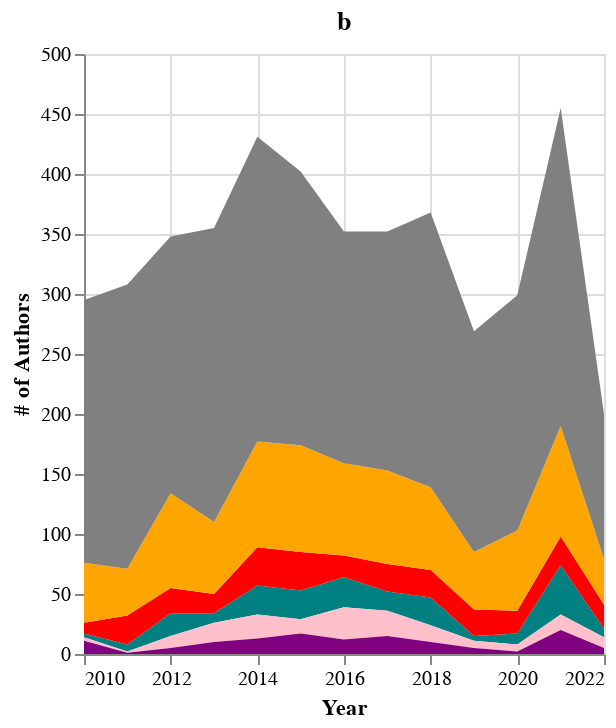

Write notebook code for a chart like this one.
### Code cell
source = country_ts

country_stacked_chart = alt.Chart(transform_year(source)).mark_area().encode(
    x = alt.X(
        'year',
        title = 'Year'
    ),
    y=alt.Y(
        "freq:Q",
        title = '# of Authors'
    ),
    color=alt.Color(
        "country:N",
        title = 'Country/Region',
        legend = None,
        scale = alt.Scale(
            domain = countries,
            range = country_colors
        )
    )
).properties(
    title = 'b',
    height=300,
    width=260
)

country_stacked_chart

### Figure 1 — Vega-Lite specification as saved in the notebook (floating-point values rounded to 4 significant figures)
{"config": {"view": {"continuousWidth": 400, "continuousHeight": 300}}, "data": {"name": "data-4582d06ddd45e8201e05f9691a899738"}, "mark": "area", "encoding": {"color": {"field": "country", "legend": null, "scale": {"domain": ["US", "Other", "Netherlands", "Germany", "United Kimdom", "Israel"], "range": ["grey", "orange", "red", "teal", "pink", "purple"]}, "title": "Country/Region", "type": "nominal"}, "x": {"field": "year", "title": "Year", "type": "temporal"}, "y": {"field": "freq", "title": "# of Authors", "type": "quantitative"}}, "height": 300, "title": "b", "width": 260, "$schema": "https://vega.github.io/schema/vega-lite/v4.17.0.json", "datasets": {"data-4582d06ddd45e8201e05f9691a899738": [{"year": "2010-01-01T00:00:00", "country": "Germany", "freq": 3, "year total": 295, "prop": 0.01}, {"year": "2010-01-01T00:00:00", "country": "United Kimdom", "freq": 3, "year total": 295, "prop": 0.01}, {"year": "2010-01-01T00:00:00", "country": "Israel", "freq": 11, "year total": 295, "prop": 0.037}, {"year": "2010-01-01T00:00:00", "country": "Netherlands", "freq": 9, "year total": 295, "prop": 0.031}, {"year": "2010-01-01T00:00:00", "country": "Other", "freq": 50, "year total": 295, "prop": 0.169}, {"year": "2010-01-01T00:00:00", "country": "US", "freq": 219, "year total": 295, "prop": 0.742}, {"year": "2011-01-01T00:00:00", "country": "Germany", "freq": 6, "year total": 308, "prop": 0.019}, {"year": "2011-01-01T00:00:00", "country": "United Kimdom", "freq": 1, "year total": 308, "prop": 0.003}, {"year": "2011-01-01T00:00:00", "country": "Israel", "freq": 1, "year total": 308, "prop": 0.003}, {"year": "2011-01-01T00:00:00", "country": "Netherlands", "freq": 24, "year total": 308, "prop": 0.078}, {"year": "2011-01-01T00:00:00", "country": "Other", "freq": 39, "year total": 308, "prop": 0.127}, {"year": "2011-01-01T00:00:00", "country": "US", "freq": 237, "year total": 308, "prop": 0.769}, {"year": "2012-01-01T00:00:00", "country": "Germany", "freq": 19, "year total": 348, "prop": 0.055}, {"year": "2012-01-01T00:00:00", "country": "United Kimdom", "freq": 10, "year total": 348, "prop": 0.029}, {"year": "2012-01-01T00:00:00", "country": "Israel", "freq": 5, "year total": 348, "prop": 0.014}, {"year": "2012-01-01T00:00:00", "country": "Netherlands", "freq": 21, "year total": 348, "prop": 0.06}, {"year": "2012-01-01T00:00:00", "country": "Other", "freq": 79, "year total": 348, "prop": 0.227}, {"year": "2012-01-01T00:00:00", "country": "US", "freq": 214, "year total": 348, "prop": 0.615}, {"year": "2013-01-01T00:00:00", "country": "Germany", "freq": 8, "year total": 355, "prop": 0.023}, {"year": "2013-01-01T00:00:00", "country": "United Kimdom", "freq": 16, "year total": 355, "prop": 0.045}, {"year": "2013-01-01T00:00:00", "country": "Israel", "freq": 10, "year total": 355, "prop": 0.028}, {"year": "2013-01-01T00:00:00", "country": "Netherlands", "freq": 16, "year total": 355, "prop": 0.045}, {"year": "2013-01-01T00:00:00", "country": "Other", "freq": 60, "year total": 355, "prop": 0.169}, {"year": "2013-01-01T00:00:00", "country": "US", "freq": 245, "year total": 355, "prop": 0.69}, {"year": "2014-01-01T00:00:00", "country": "Germany", "freq": 24, "year total": 431, "prop": 0.056}, {"year": "2014-01-01T00:00:00", "country": "United Kimdom", "freq": 20, "year total": 431, "prop": 0.046}, {"year": "2014-01-01T00:00:00", "country": "Israel", "freq": 13, "year total": 431, "prop": 0.03}, {"year": "2014-01-01T00:00:00", "country": "Netherlands", "freq": 32, "year total": 431, "prop": 0.074}, {"year": "2014-01-01T00:00:00", "country": "Other", "freq": 88, "year total": 431, "prop": 0.204}, {"year": "2014-01-01T00:00:00", "country": "US", "freq": 254, "year total": 431, "prop": 0.589}, {"year": "2015-01-01T00:00:00", "country": "Germany", "freq": 24, "year total": 402, "prop": 0.06}, {"year": "2015-01-01T00:00:00", "country": "United Kimdom", "freq": 12, "year total": 402, "prop": 0.03}, {"year": "2015-01-01T00:00:00", "country": "Israel", "freq": 17, "year total": 402, "prop": 0.042}, {"year": "2015-01-01T00:00:00", "country": "Netherlands", "freq": 32, "year total": 402, "prop": 0.08}, {"year": "2015-01-01T00:00:00", "country": "Other", "freq": 89, "year total": 402, "prop": 0.221}, {"year": "2015-01-01T00:00:00", "country": "US", "freq": 228, "year total": 402, "prop": 0.567}, {"year": "2016-01-01T00:00:00", "country": "Germany", "freq": 25, "year total": 352, "prop": 0.071}, {"year": "2016-01-01T00:00:00", "country": "United Kimdom", "freq": 27, "year total": 352, "prop": 0.077}, {"year": "2016-01-01T00:00:00", "country": "Israel", "freq": 12, "year total": 352, "prop": 0.034}, {"year": "2016-01-01T00:00:00", "country": "Netherlands", "freq": 18, "year total": 352, "prop": 0.051}, {"year": "2016-01-01T00:00:00", "country": "Other", "freq": 77, "year total": 352, "prop": 0.219}, {"year": "2016-01-01T00:00:00", "country": "US", "freq": 193, "year total": 352, "prop": 0.548}, {"year": "2017-01-01T00:00:00", "country": "Germany", "freq": 16, "year total": 352, "prop": 0.045}, {"year": "2017-01-01T00:00:00", "country": "United Kimdom", "freq": 21, "year total": 352, "prop": 0.06}, {"year": "2017-01-01T00:00:00", "country": "Israel", "freq": 15, "year total": 352, "prop": 0.043}, {"year": "2017-01-01T00:00:00", "country": "Netherlands", "freq": 23, "year total": 352, "prop": 0.065}, {"year": "2017-01-01T00:00:00", "country": "Other", "freq": 78, "year total": 352, "prop": 0.222}, {"year": "2017-01-01T00:00:00", "country": "US", "freq": 199, "year total": 352, "prop": 0.565}, {"year": "2018-01-01T00:00:00", "country": "Germany", "freq": 23, "year total": 368, "prop": 0.062}, {"year": "2018-01-01T00:00:00", "country": "United Kimdom", "freq": 14, "year total": 368, "prop": 0.038}, {"year": "2018-01-01T00:00:00", "country": "Israel", "freq": 10, "year total": 368, "prop": 0.027}, {"year": "2018-01-01T00:00:00", "country": "Netherlands", "freq": 23, "year total": 368, "prop": 0.062}, {"year": "2018-01-01T00:00:00", "country": "Other", "freq": 69, "year total": 368, "prop": 0.188}, {"year": "2018-01-01T00:00:00", "country": "US", "freq": 229, "year total": 368, "prop": 0.622}, {"year": "2019-01-01T00:00:00", "country": "Germany", "freq": 4, "year total": 269, "prop": 0.015}, {"year": "2019-01-01T00:00:00", "country": "United Kimdom", "freq": 6, "year total": 269, "prop": 0.022}, {"year": "2019-01-01T00:00:00", "country": "Israel", "freq": 5, "year total": 269, "prop": 0.019}, {"year": "2019-01-01T00:00:00", "country": "Netherlands", "freq": 22, "year total": 269, "prop": 0.082}, {"year": "2019-01-01T00:00:00", "country": "Other", "freq": 48, "year total": 269, "prop": 0.178}, {"year": "2019-01-01T00:00:00", "country": "US", "freq": 184, "year total": 269, "prop": 0.684}, {"year": "2020-01-01T00:00:00", "country": "Germany", "freq": 9, "year total": 299, "prop": 0.03}, {"year": "2020-01-01T00:00:00", "country": "United Kimdom", "freq": 6, "year total": 299, "prop": 0.02}, {"year": "2020-01-01T00:00:00", "country": "Israel", "freq": 2, "year total": 299, "prop": 0.007}, {"year": "2020-01-01T00:00:00", "country": "Netherlands", "freq": 19, "year total": 299, "prop": 0.064}, {"year": "2020-01-01T00:00:00", "country": "Other", "freq": 67, "year total": 299, "prop": 0.224}, {"year": "2020-01-01T00:00:00", "country": "US", "freq": 196, "year total": 299, "prop": 0.656}, {"year": "2021-01-01T00:00:00", "country": "Germany", "freq": 41, "year total": 455, "prop": 0.09}, {"year": "2021-01-01T00:00:00", "country": "United Kimdom", "freq": 13, "year total": 455, "prop": 0.029}, {"year": "2021-01-01T00:00:00", "country": "Israel", "freq": 20, "year total": 455, "prop": 0.044}, {"year": "2021-01-01T00:00:00", "country": "Netherlands", "freq": 24, "year total": 455, "prop": 0.053}, {"year": "2021-01-01T00:00:00", "country": "Other", "freq": 92, "year total": 455, "prop": 0.202}, {"year": "2021-01-01T00:00:00", "country": "US", "freq": 265, "year total": 455, "prop": 0.582}, {"year": "2022-01-01T00:00:00", "country": "Germany", "freq": 7, "year total": 200, "prop": 0.035}, {"year": "2022-01-01T00:00:00", "country": "United Kimdom", "freq": 9, "year total": 200, "prop": 0.045}, {"year": "2022-01-01T00:00:00", "country": "Israel", "freq": 5, "year total": 200, "prop": 0.025}, {"year": "2022-01-01T00:00:00", "country": "Netherlands", "freq": 20, "year total": 200, "prop": 0.1}, {"year": "2022-01-01T00:00:00", "country": "Other", "freq": 38, "year total": 200, "prop": 0.19}, {"year": "2022-01-01T00:00:00", "country": "US", "freq": 121, "year total": 200, "prop": 0.605}]}}
